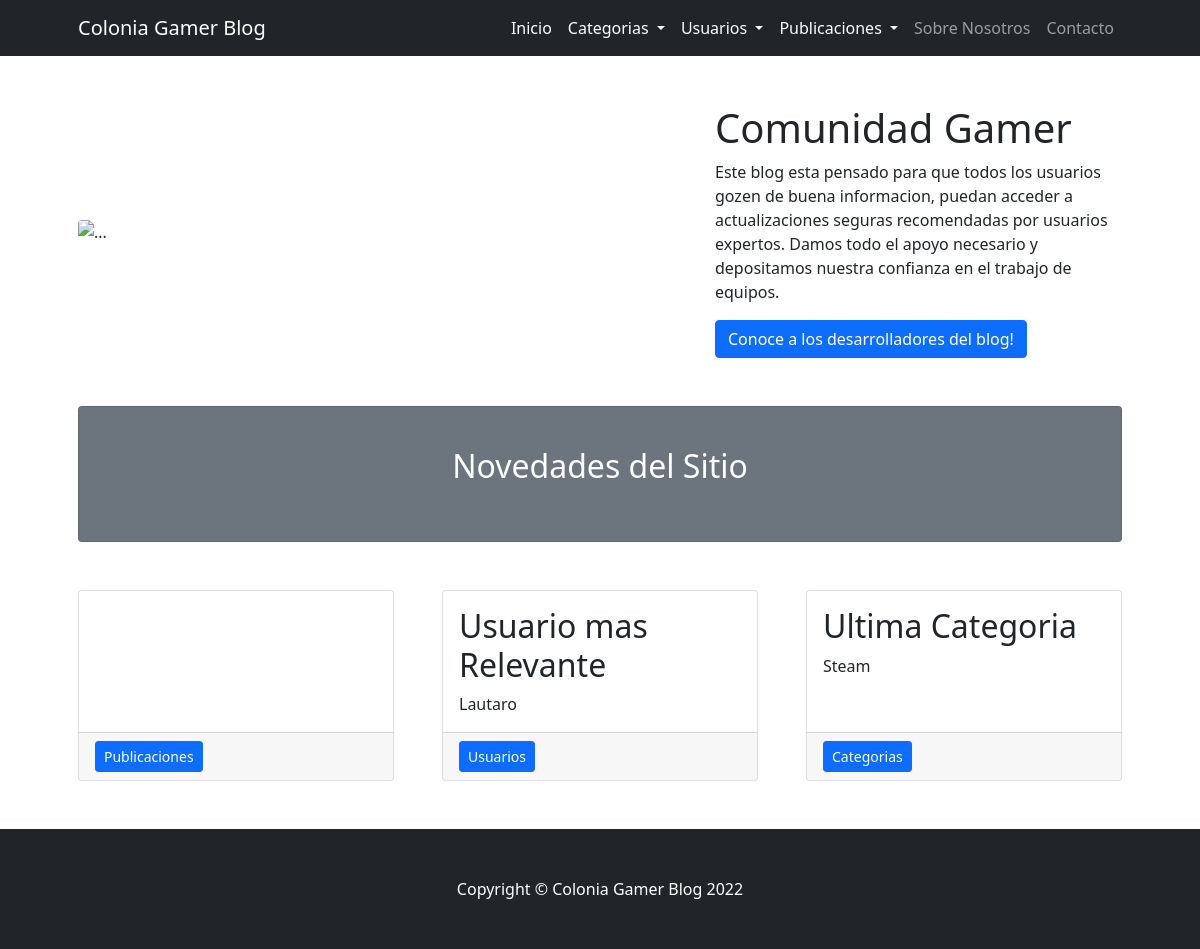
The app's page /, older data.
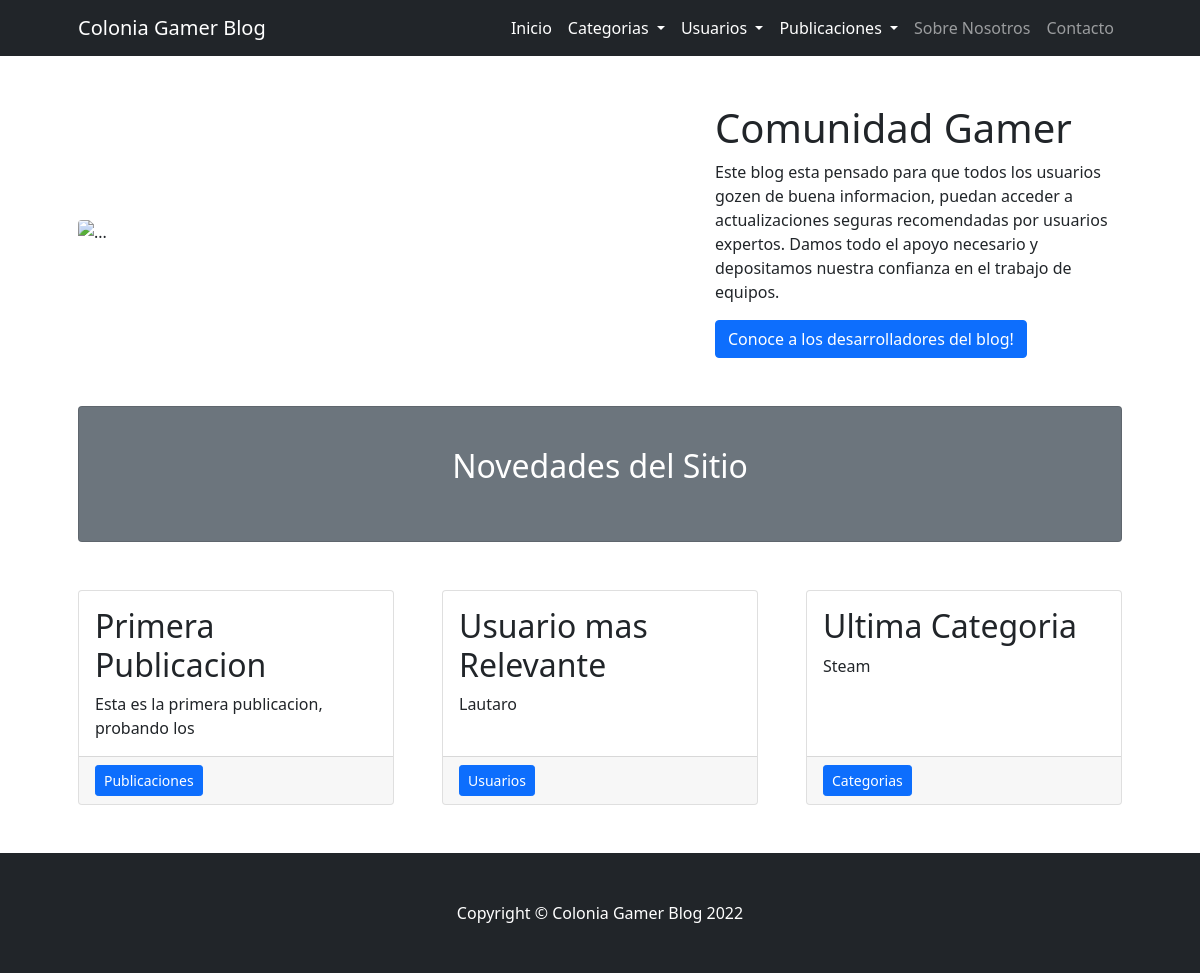
The same page, newer data.
### BlogApp/models.py (models this page shows)
class Usuario(models.Model):
  Nombre= models.CharField(max_length=30)
  Apellido= models.CharField(max_length=30)
  Email=models.EmailField()
  Pais=models.CharField(max_length=30)
  Edad=models.IntegerField()

class Categorias(models.Model):
  Rubro = models.CharField(max_length=50)
  Descripcion = models.CharField(max_length=200)

class Publicacion(Categorias):
  Titulo = models.CharField(max_length=60)
  Texto = models.CharField(max_length=500)

### BlogApp/views.py (the view)
# urls.py: path("", views.inicio, name="inicio"),
def inicio(request):
  public= Publicacion.objects.all()[:1]
  usuar=Usuario.objects.all()[0:1]
  categ=Categorias.objects.all()[1:2]
  return render(request,"BlogApp/inicio.html",{'public':public,'usuar':usuar,'categ':categ})

### BlogApp/templates/BlogApp/inicio.html (shortened to what this page needs)
{% extends "BlogApp/base.html" %}
{% block contenido %}
<div class="container px-4 px-lg-5">
  <div class="row gx-4 gx-lg-5 align-items-center my-5">
      <div class="col-lg-7"><img class="img-fluid rounded mb-4 mb-lg-0" src="https://goombastomp.com/wp-content/uploads/2019/08/video-game-art.jpg" alt="..." /></div>
      <div class="col-lg-5">
          <h1 class="font-weight-light">Comunidad Gamer</h1>
          <p>Este blog esta pensado para que todos los usuarios gozen de buena informacion, puedan acceder a actualizaciones seguras recomendadas por usuarios expertos. Damos todo el apoyo necesario y depositamos nuestra confianza en el trabajo de equipos.</p>
          <a class="btn btn-primary" href="nosotros">Conoce a los desarrolladores del blog!</a>
      </div>
  </div>
  <div class="card text-white bg-secondary my-5 py-4 text-center">
      <div class="card-body"><p class="text-white m-0"><h2>Novedades del Sitio</h2></p></div>
  </div>
  <div class="row gx-4 gx-lg-5">
      <div class="col-md-4 mb-5">
          <div class="card h-100">
              <div class="card-body">
                  <h2 class="card-title">
                    {% for publicacion in public%}
                    {{publicacion.Titulo}}
                    {% endfor %}
                  </h2>
                  <p class="card-text" >
                    {% for publicacion in public%}
                    {{publicacion.Texto}}
                    {% endfor %}
                  </p>
              </div>
              <div class="card-footer"><a class="btn btn-primary btn-sm" href="publicaciones">Publicaciones</a></div>
          </div>
      </div>
      <div class="col-md-4 mb-5">
          <div class="card h-100">
              <div class="card-body">
                  <h2 class="card-title">Usuario mas Relevante</h2>
                  <p class="card-text">
                    {% for usuario in usuar %}
                    {{usuario.Nombre}}
                    {% endfor %}
                  </p>
              </div>
              <div class="card-footer"><a class="btn btn-primary btn-sm" href="usuarios">Usuarios</a></div>
          </div>
      </div>
      <div class="col-md-4 mb-5">
          <div class="card h-100">
              <div class="card-body">
                  <h2 class="card-title">Ultima Categoria </h2>
                  <p class="card-text">
                    {% for categoria in categ %}
                    {{categoria.Rubro}}
                    {% endfor %}
                  </p>
              </div>
              <div class="card-footer"><a class="btn btn-primary btn-sm" href="categorias">Categorias</a></div>
          </div>
      </div>
  </div>
</div>
{% endblock %}

Row changes from the older to the newer data that the page shows:
added Publicacion: Titulo "Primera Publicacion", Texto "Esta es la primera publicacion, probando los"
